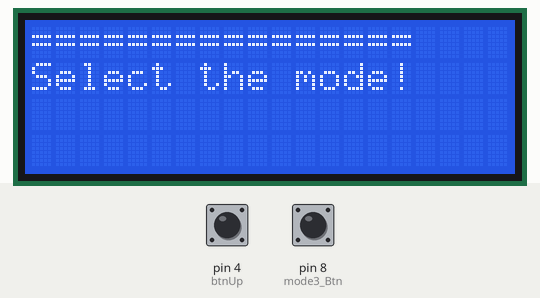
Bench run of a sketch on a simulated Arduino Uno, built with avr-gcc and run on an emulated ATmega328P. On the bench: 20×4 character LCD. The test bench sets the inputs (shaded band); at power-on: pin 8 (mode3_Btn) HIGH, pin 4 (btnUp) LOW.

Above: at 2.3 s.
2.4 s: pin 8 (mode3_Btn) pulled LOW for 0.15 s
At 3.2 s:
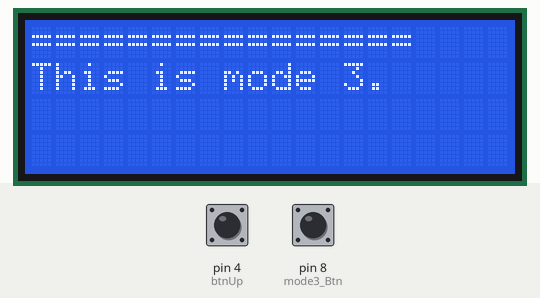
At 5.1 s:
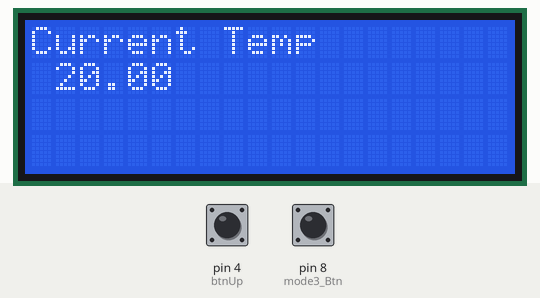
5.5 s: pin 8 (mode3_Btn) pulled LOW for 1 s
At 7.2 s:
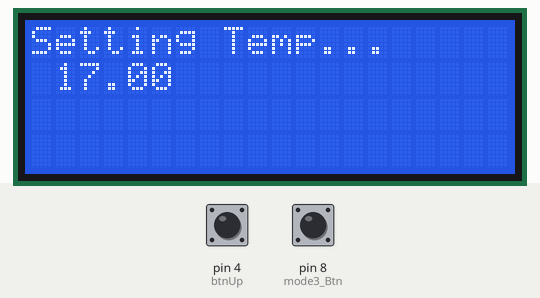
Timing chart, 0 to 8.7 s (numbered marks = the images above; inputs shaded):
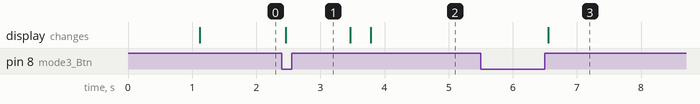

The sketch:

LCD_MODE3.ino
```cpp
#include <LiquidCrystal_I2C.h>
#include <Wire.h>

LiquidCrystal_I2C lcd(0x27, 20, 4);
#define MODE3_MENU_NOW_TEMP 1
#define MODE3_MENU_SET_TEMP -1

const int btnUp = 4;
const int btnDown = 5;
const int mode3_Btn = 8;

int mode3_BtnStat = 1;
float setTemp = 17.0;
float nowTemp = 20.0;

int Mode3MenuStat = -1;

int a = 0;
int completed = 0;
void setup() {
  // put your setup code here, to run once:
  pinMode(mode3_Btn,INPUT);
  pinMode(btnUp, INPUT);
  pinMode(btnDown, INPUT);
  lcd.init();
  lcd. backlight();
  Hello_select_menu();


}

void loop() {
  // put your main code here, to run repeatedly:
  if(Serial.available()){   //시리얼 버퍼가 차있으면
    nowTemp = (float)Serial.read();//읽어온 것을 현재 온도에 저장
  }

  if(digitalRead(mode3_Btn) == LOW)
  {
    delay(30);
    intro();
    Mode3MenuStat *= -1;

    while(digitalRead(mode3_Btn) == LOW);
    delay(30);
  }

  if(Mode3MenuStat == MODE3_MENU_NOW_TEMP)//모드 상태가 현재 온도 출력일 때
  {
     if(completed>0)
     {
       Setup_completed();
     }
    Current_temp();
  }

  if(a>0 && Mode3MenuStat == MODE3_MENU_SET_TEMP)//모드 상태가 설정 온도 출력 일 때
  {
    Set_temp();
    if(digitalRead(btnUp) == LOW)
    {
      delay(30);
      setTemp++;

      while(digitalRead(btnUp) == LOW);
      delay(30);
    }
    if(digitalRead(btnDown) == LOW)
    {
      delay(30);
      setTemp--;

      while(digitalRead(btnDown) == LOW);
      delay(30);
    }
    completed++;
  }
}

void Hello_select_menu()
{
  lcd.clear();
  lcd.setCursor(0,0);
  lcd.print("Hello!");
  lcd.setCursor(0,1);
  lcd.print("please wait...");
  delay(1000);
  lcd.clear();

  lcd.setCursor(0,0);
  lcd.print("================");
  lcd.setCursor(0,1);
  lcd.print("Select the mode!");
}
void intro()
{
    a++;
    if(a==1)
    {
      lcd.clear();
      lcd.setCursor(0,0);
      lcd.print("================");
      lcd.setCursor(0,1);
      lcd.print("This is mode 3.");
      delay(1000);
      lcd.clear();
    }

}
void Set_temp()   //설정 온도 출력
{
    lcd.setCursor(0,0);
    lcd.print("Setting Temp...");
    lcd.setCursor(1,1);
    lcd.print(setTemp);
    Serial.println(setTemp);
}

void Current_temp() //현재 온도 출력
{
  lcd.clear();
  lcd.setCursor(0,0);
  lcd.print("Current Temp");
  lcd.setCursor(1,1);
  lcd.print(nowTemp);

}

void Setup_completed()
{
  lcd.clear();
  lcd.setCursor(0,0);
  lcd.print("Setup completed!");
  delay(1000);
  completed = 0;
}
```

Measured:
- after the input at 2.4 s, the display: changes after 0.06 s (image 1)
- after the input at 5.5 s, the display: changes after 1.1 s (image 3)
